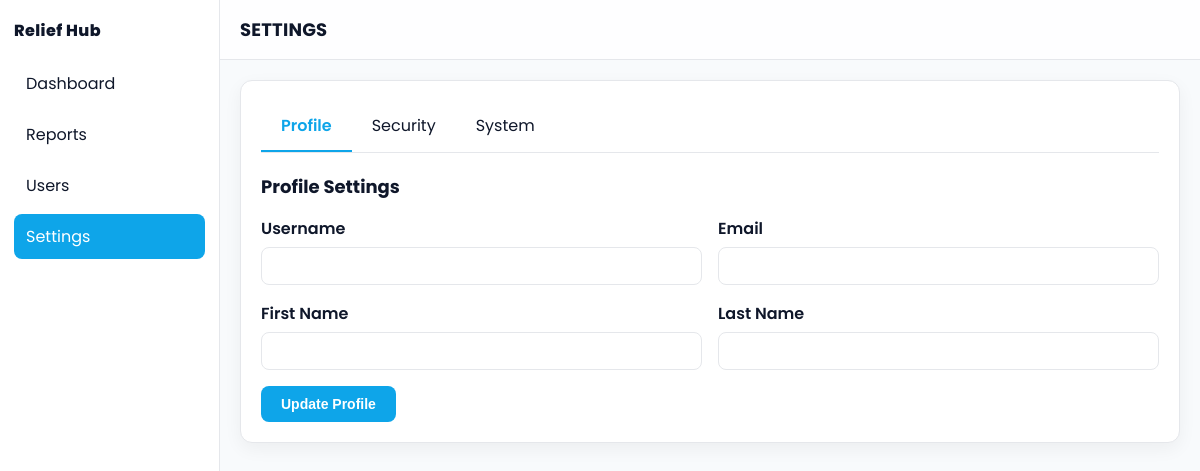
The app's page /settings.php, older data.
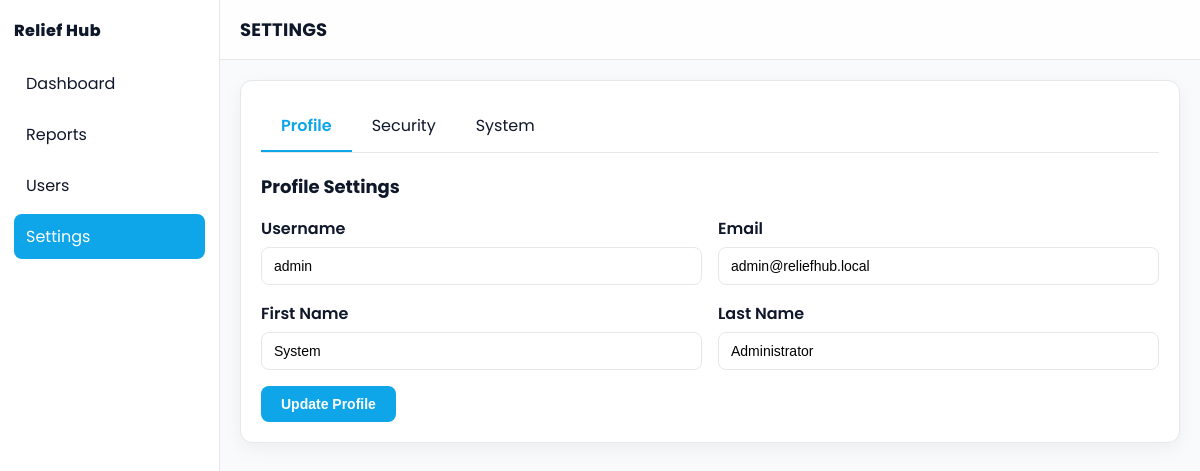
The same page, newer data.
### tables this page shows
CREATE TABLE IF NOT EXISTS `users` (
  `id` BIGINT UNSIGNED NOT NULL AUTO_INCREMENT,
  `public_id` CHAR(36) NOT NULL,  
  `username` VARCHAR(50) NOT NULL,
  `email` VARCHAR(255) NOT NULL,
  `password_hash` VARCHAR(255) NOT NULL,  
  `first_name` VARCHAR(100) NULL,
  `last_name` VARCHAR(100) NULL,
  `phone` VARBINARY(256) NULL,  
  `phone_last4` VARCHAR(8) NULL,  
  `role` ENUM('admin','moderator','volunteer','public') NOT NULL DEFAULT 'public',
  `status` ENUM('active','inactive','suspended','pending_verification') NOT NULL DEFAULT 'pending_verification',
  `email_verified` TINYINT(1) NOT NULL DEFAULT 0,
  `phone_verified` TINYINT(1) NOT NULL DEFAULT 0,
  `last_login_at` TIMESTAMP NULL,
  `last_login_ip` VARBINARY(16) NULL,  
  `failed_login_attempts` TINYINT UNSIGNED NOT NULL DEFAULT 0,
  `locked_until` TIMESTAMP NULL,  
  `password_reset_token` VARCHAR(255) NULL,
  `password_reset_expires` TIMESTAMP NULL,
  `email_verification_token` VARCHAR(255) NULL,
  `email_verification_expires` TIMESTAMP NULL,
  `preferences` JSON NULL,  
  `created_at` TIMESTAMP NOT NULL DEFAULT CURRENT_TIMESTAMP,
  `updated_at` TIMESTAMP NOT NULL DEFAULT CURRENT_TIMESTAMP ON UPDATE CURRENT_TIMESTAMP,
  PRIMARY KEY (`id`),
  UNIQUE KEY `ux_users_public_id` (`public_id`),
  UNIQUE KEY `ux_users_username` (`username`),
  UNIQUE KEY `ux_users_email` (`email`),
  KEY `ix_users_role_status` (`role`, `status`),
  KEY `ix_users_email_verified` (`email_verified`),
  KEY `ix_users_created_at` (`created_at`),
  KEY `ix_users_last_login` (`last_login_at`),
  KEY `ix_users_password_reset_token` (`password_reset_token`),
  KEY `ix_users_email_verification_token` (`email_verification_token`)
);

### public/settings.php (the view, shortened to what this page needs)
<?php
require_once dirname(__DIR__) . '/src/Database.php';
try {
    $env = Env::load(dirname(__DIR__, 2) . DIRECTORY_SEPARATOR . '.env');
    $pdo = Database::connect($env);
} catch (Throwable $e) {
    http_response_code(500);
    echo '<!DOCTYPE html><meta charset="utf-8"><title>Relief Hub</title><pre>Service temporarily unavailable</pre>';
    exit;
}
$adminProfile = null;
try {
    $stmt = $pdo->prepare('SELECT username, email, first_name, last_name, role, status, created_at FROM users WHERE id = 1');
    $stmt->execute();
    $adminProfile = $stmt->fetch();
} catch (Throwable $e) {
}
?>
<!DOCTYPE html>
<html lang="en">
<head>
</head>
<body>
    <aside class="sidebar">
        <div class="brand">Relief Hub</div>
        <nav>
            <a href="./dashboard.php">Dashboard</a>
            <a href="./reports.php">Reports</a>
            <a href="./users.php">Users</a>
            <a href="./settings.php" class="active" aria-current="page">Settings</a>
        </nav>
    </aside>
    <div class="content">
        <header>
            <h1>Settings</h1>
        </header>
        <main>
            <div class="card">
                <div class="tabs">
                    <div class="tab active" data-tab="profile">Profile</div>
                    <div class="tab" data-tab="security">Security</div>
                    <div class="tab" data-tab="system">System</div>
                </div>
                <div class="tab-content active" id="profile">
                    <h2>Profile Settings</h2>
                    <form method="POST">
                        <div class="form-row">
                            <div class="form-group">
                                <label for="username">Username</label>
                                <input type="text" id="username" name="username" value="<?= htmlspecialchars($adminProfile['username'] ?? '') ?>" required>
                            </div>
                            <div class="form-group">
                                <label for="email">Email</label>
                                <input type="email" id="email" name="email" value="<?= htmlspecialchars($adminProfile['email'] ?? '') ?>" required>
                            </div>
                        </div>
                        <div class="form-row">
                            <div class="form-group">
                                <label for="first_name">First Name</label>
                                <input type="text" id="first_name" name="first_name" value="<?= htmlspecialchars($adminProfile['first_name'] ?? '') ?>">
                            </div>
                            <div class="form-group">
                                <label for="last_name">Last Name</label>
                                <input type="text" id="last_name" name="last_name" value="<?= htmlspecialchars($adminProfile['last_name'] ?? '') ?>">
                            </div>
                        </div>
                        <button type="submit" class="btn">Update Profile</button>
                    </form>
                </div>
            </div>
        </main>
    </div>
</body>
</html>

Row changes from the older to the newer data that the page shows:
added users: username "admin", email "admin@reliefhub.local", first_name "System", last_name "Administrator"
